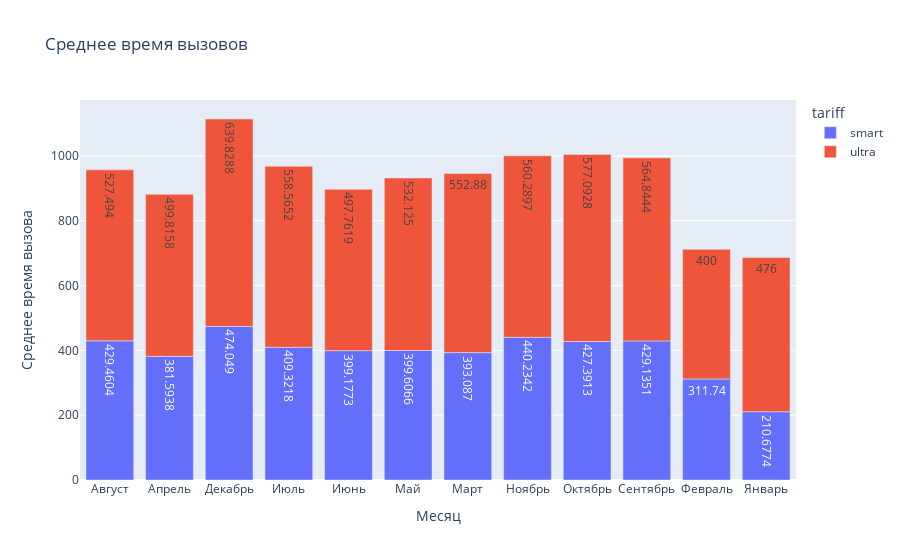

This figure's notebook cell:
### Code cell
s = merged_data.groupby(['tariff', 'date']).mean().reset_index()
fig = px.bar(s,
             x='date',
             y='rounded_duration',
             color='tariff',
             text_auto=True,
             title="Среднее время вызовов")

fig.update_layout(
    showlegend=True,
    xaxis_title="Месяц",
    yaxis_title="Среднее время вызова"
)

fig.show()

### Figure 1 — Plotly figure (JSON) as saved in the notebook; plotly's stock layout.template omitted (floating-point values rounded to 4 significant figures)
{"data": [{"alignmentgroup": "True", "hovertemplate": "tariff=smart<br>date=%{x}<br>rounded_duration=%{y}<extra></extra>", "legendgroup": "smart", "marker": {"color": "#636efa", "pattern": {"shape": ""}}, "name": "smart", "offsetgroup": "smart", "orientation": "v", "showlegend": true, "textposition": "auto", "texttemplate": "%{y}", "x": ["Август", "Апрель", "Декабрь", "Июль", "Июнь", "Май", "Март", "Ноябрь", "Октябрь", "Сентябрь", "Февраль", "Январь"], "xaxis": "x", "y": [429.5, 381.6, 474.0, 409.3, 399.2, 399.6, 393.1, 440.2, 427.4, 429.1, 311.7, 210.7], "yaxis": "y", "type": "bar"}, {"alignmentgroup": "True", "hovertemplate": "tariff=ultra<br>date=%{x}<br>rounded_duration=%{y}<extra></extra>", "legendgroup": "ultra", "marker": {"color": "#EF553B", "pattern": {"shape": ""}}, "name": "ultra", "offsetgroup": "ultra", "orientation": "v", "showlegend": true, "textposition": "auto", "texttemplate": "%{y}", "x": ["Август", "Апрель", "Декабрь", "Июль", "Июнь", "Май", "Март", "Ноябрь", "Октябрь", "Сентябрь", "Февраль", "Январь"], "xaxis": "x", "y": [527.5, 499.8, 639.8, 558.6, 497.8, 532.1, 552.9, 560.3, 577.1, 564.8, 400.0, 476.0], "yaxis": "y", "type": "bar"}], "layout": {"xaxis": {"anchor": "y", "domain": [0.0, 1.0], "title": {"text": "Месяц"}}, "yaxis": {"anchor": "x", "domain": [0.0, 1.0], "title": {"text": "Среднее время вызова"}}, "legend": {"title": {"text": "tariff"}, "tracegroupgap": 0}, "title": {"text": "Среднее время вызовов"}, "barmode": "relative", "showlegend": true}}
